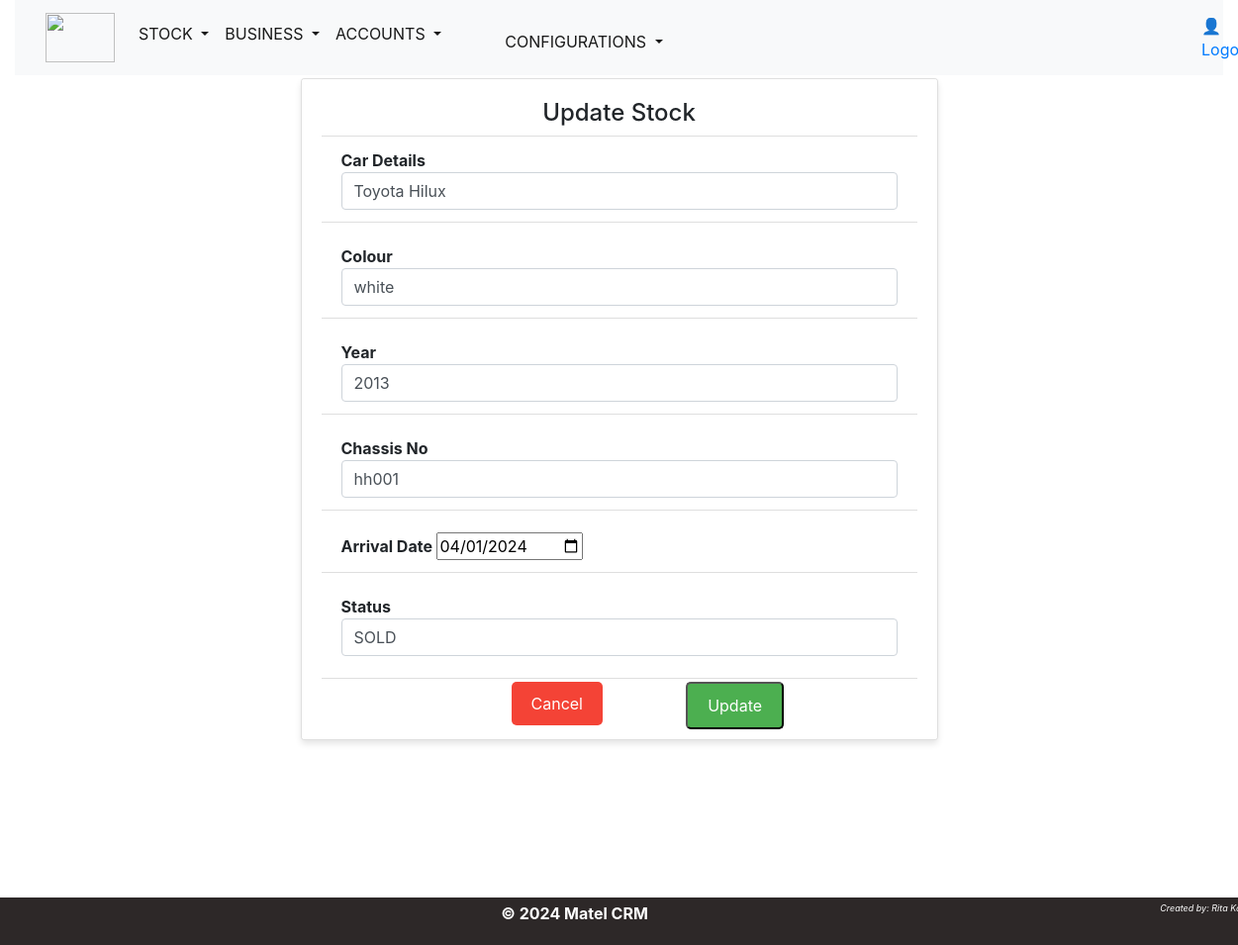
/updatestock/1/ (signed in), run on the app's committed database.
### inventory/models.py (models this page shows, shortened)
class CarMake(models.Model):
    name=models.CharField(max_length=50,unique=True)

class CarModel(models.Model):
    make = models.ForeignKey(CarMake, on_delete=models.CASCADE)
    name = models.CharField(max_length=50)
    class Meta:
        unique_together = ['make', 'name',]
    def __str__(self):
        return f"{self.make.name}  {self.name}"

class Stock(models.Model):
    name = models.ForeignKey(CarModel, on_delete=models.CASCADE)
    color=models.CharField(max_length=50)
    year = models.PositiveIntegerField(default=None)
    chassisno=models.CharField(max_length=50,  default='0001')
    arrivaldate=models.DateField(default=timezone.now)
    status=models.CharField(max_length=20,choices=status, default='AVAILABLE')

### inventory/views.py (the view)
# urls.py: path('updatestock/<int:id>/', views.update_stock, name='updatestock'),
@login_required(login_url='auth_app:login')
def update_stock(request,id):
    stocklist=get_object_or_404(Stock, id=id)
    if request.method == 'POST':
        form=UpdateStockForm(request.POST, instance=stocklist)
        if form.is_valid():
            form.save()
            return redirect('inventory:stock')
    else:
        form=UpdateStockForm(instance=stocklist)
    context={
        'form':form,
        }
    template='inventory/stock/localstock/updatestock.html'
    return render(request,template,context)

### inventory/forms.py
class UpdateStockForm(forms.ModelForm):
    color=forms.CharField(widget=forms.TextInput(attrs={'class': 'form-control', 'rows': 1}),required=True)
    year =forms.CharField(widget=forms.TextInput(attrs={'class': 'form-control', 'rows': 1}),required=True)
    chassisno=forms.CharField(widget=forms.TextInput(attrs={'class': 'form-control', 'rows': 1}),required=True)
    arrivaldate=forms.DateTimeField(label='Arrival Date',widget=DateInput)
    class Meta:
        model=Stock
        fields=('__all__')
        widgets = {
            'name':  forms.Select(attrs={'class': 'form-control','rows': 1}),
            'status': forms.Select(attrs={'class': 'form-control','rows': 1}),
        }

### inventory/templates/inventory/stock/localstock/updatestock.html (shortened to what this page needs)
{% extends 'base.html' %}
{% block content %}
<form method = 'POST' enctype="multipart/form-data">
    <div class="row">
       <div class="col-md-2"></div>
       <div class="col-md-8">
        <div class="card modelcard">
          <center><h4>Update Stock</h4></center>
          <ul class="list-group list-group-flush">
              <li class="list-group-item" style="margin-bottom: 10px;"><b>Car Details</b> {{form.name}}</li>
              <li class="list-group-item" style="margin-bottom: 10px;"><b>Colour</b> {{ form.color }}</li>
              <li class="list-group-item" style="margin-bottom: 10px;"><b>Year</b> {{ form.year  }}</li>
              <li class="list-group-item" style="margin-bottom: 10px;"><b>Chassis No</b> {{ form.chassisno }}</li>
              <li class="list-group-item" style="margin-bottom: 10px;"><b>Arrival Date</b> {{ form.arrivaldate }}</li>
              <li class="list-group-item" style="margin-bottom: 10px;"><b>Status</b> {{ form.status }}</li>
            </ul>
          <div class="row">
            <div class="col-md-5"><a class="button button-cancel"href="{% url 'inventory:stock' %}">Cancel</a></div>
            <div class="col-md-2"></div>
            <div class="col-md-5"><button type="submit" class="button button-add"href="{% url 'inventory:stock' %}">Update</button></div>
          </div>
        </div>
       </div>
       <div class="col-md-2"></div>
    </div>
  </form>
{% endblock %}

### assets/css/main.css (style rules this page uses)
body { font-family: "Helvetica", Sans-Serif; background-color: lavenderblush; color: #333; margin: 0; padding: 0; height: 80%; }
@media screen and (min-width: 901px) { body { font-size: 18px; } }

### assets/css/inventory.css (style rules this page uses)
body { margin: 0; font-family: 'Arial', sans-serif; background-image: url('/assets/images/background.jpg'); background-size: cover; background-position: fill; background-repeat: no-repeat; height: 100vh; }
.button { display: inline-block; padding: 10px 20px; font-size: 16px; text-align: center; text-decoration: none; cursor: pointer; border-radius: 5px; transition: background-color 0.3s; margin-top: 3px; }
.button-add { background-color: #4CAF50; color: white; }
.button-cancel { background-color: #f44336; color: white; margin-left: 12em; }
.card { margin-top: 20px; background-color: #f8f9fa; padding: 20px; border-radius: 5px; box-shadow: 0 4px 6px rgba(0, 0, 0, 0.1); height: calc(80vh - 50px); overflow-y: auto; }
.modelcard { margin-top: 0.2em; background-color: rgb(177, 175, 175); margin-left: 5rem; margin-right: 5rem; }
.makecard, .modelcard { margin-top: 0.2em; background-color: rgb(177, 175, 175); margin-left: 5rem; margin-right: 5rem; height: 70vh; }

### data on the page
CarMake: name "Toyota Hilux"
Stock: color "white", year "2013", chassisno "hh001", arrivaldate "04/01/2024", status "SOLD"
